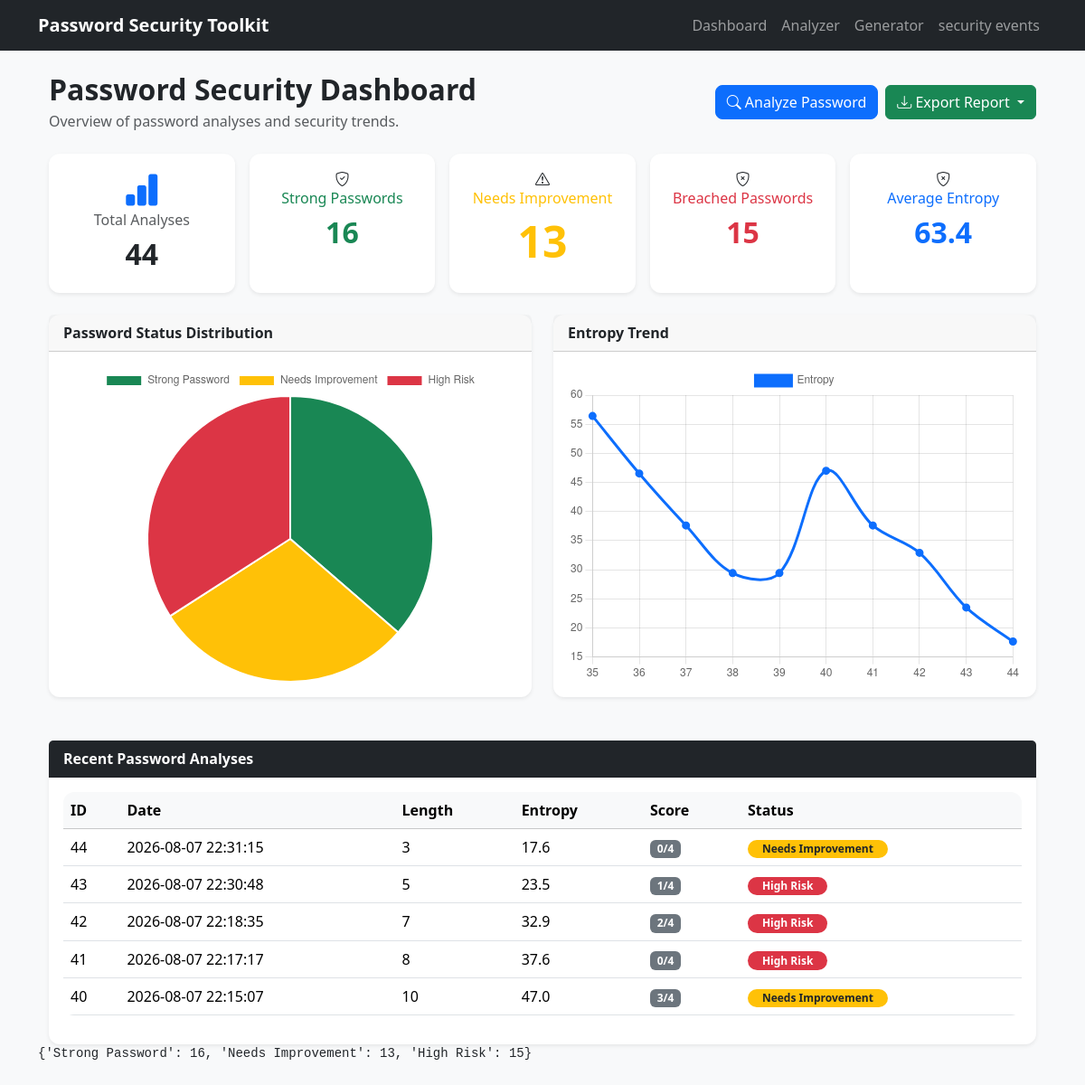
The page / on the database its author committed.
### tables this page shows
CREATE TABLE analyses (
            analysis_id INTEGER PRIMARY KEY AUTOINCREMENT,
            timestamp TEXT NOT NULL,
            password_length INTEGER NOT NULL,
            entropy REAL NOT NULL,
            zxcvbn_score INTEGER NOT NULL,
            breached INTEGER NOT NULL,
            overall_status TEXT NOT NULL
        );

### app.py (the view)
@app.route("/")
def home():
    dashboard = load_dashboard()
    return render_template(
        "dashboard.html",
        stats=dashboard["stats"],
        recent=dashboard["recent"],
        status=dashboard["status"],
        entropy=dashboard["entropy"],
    )

### database/db.py (called while the page is built)
def get_connection():
    print(f"Using database: {DATABASE_PATH.resolve()}")
    connection = sqlite3.connect(DATABASE_PATH)
    connection.row_factory = sqlite3.Row
    return connection

def get_recent_analyses(limit: int = 5) -> list[dict]:
    connection = get_connection()
    cursor = connection.cursor()
    cursor.execute("""
        SELECT *
        FROM analyses
        ORDER BY analysis_id DESC
        LIMIT ?
    """, (limit,))
    rows = cursor.fetchall()
    connection.close()
    return [dict(row) for row in rows]

### services/dashboard_service.py (called while the page is built)
def load_dashboard():
    dashboard = get_dashboard_data()
    dashboard["recent"] = get_recent_analyses()
    return dashboard

### templates/dashboard.html (shortened to what this page needs)
{% extends "base.html" %}
{% block content %}
<div class="container-fluid">
    <div class="d-flex justify-content-between align-items-center mb-4">
        <div>
            <h2 class="fw-bold mb-1">
                Password Security Dashboard
            </h2>
            <p class="text-muted mb-0">
                Overview of password analyses and security trends.
            </p>
        </div>
        <div class="d-flex gap-2">
    <a href="/analyze" class="btn btn-primary">
        <i class="bi bi-search"></i>
        Analyze Password
    </a>
    <div class="dropdown">
    <button
        class="btn btn-success dropdown-toggle"
        type="button"
        data-bs-toggle="dropdown"
        aria-expanded="false">
        <i class="bi bi-download"></i>
        Export Report
    </button>
</div>
</div>
    </div>
    <div class="row row-cols-1 row-cols-sm-2 row-cols-lg-5 g-3 mb-4">
        <div class="col">
            <div class="card shadow-sm h-100">
                <div class="card-body text-center">
		    <i class="bi bi-bar-chart-fill display-6 text-primary"></i>
                    <h6 class="text-muted">
                        Total Analyses
                    </h6>
                    <h2 class="fw-bold">
                        {{ stats.total }}
                    </h2>
                </div>
            </div>
        </div>
        <div class="col">
            <div class="card border-success shadow-sm h-100">
                <div class="card-body text-center">
		    <i class="bi-shield-check"></i>
                    <h6 class="text-success">
                        Strong Passwords
                    </h6>
                    <h2 class="fw-bold text-success">
                        {{ stats.strong }}
                    </h2>
                </div>
            </div>
        </div>
	<div class="col">
    		<div class="card shadow-sm h-100 text-center border-warning">
        		<div class="card-body">
        		    <i class="bi-exclamation-triangle"></i>
            			<h6 class="text-warning">
                			Needs Improvement
            			</h6>
            		<h1 class="display-5 fw-bold text-warning">
                	{{ stats.needs_improvement }}
           		 </h1>
        		</div>
    		</div>
	</div>
        <div class="col">
            <div class="card border-danger shadow-sm h-100">
                <div class="card-body text-center">
		    <i class="bi-shield-x"></i>
                    <h6 class="text-danger">
                        Breached Passwords
                    </h6>
                    <h2 class="fw-bold text-danger">
                        {{ stats.breached }}
                    </h2>
                </div>
            </div>
        </div>
        <div class="col">
            <div class="card border-primary shadow-sm h-100">
                <div class="card-body text-center">
		    <i class="bi-shield-x"></i>
                    <h6 class="text-primary">
                        Average Entropy
                    </h6>
                    <h2 class="fw-bold text-primary">
                        {{ "%.1f"|format(stats.average_entropy or 0) }}
                    </h2>
                </div>
            </div>
        </div>
    </div>
    <div class="row g-4 mb-5">
        <div class="col-lg-6">
            <div class="card shadow-sm h-100">
                <div class="card-header">
                    <strong>Password Status Distribution</strong>
                </div>
                <div class="card-body">
                    <canvas id="statusChart"></canvas>
                </div>
            </div>
        </div>
        <div class="col-lg-6">
            <div class="card shadow-sm h-100">
                <div class="card-header">
                    <strong>Entropy Trend</strong>
                </div>
                <div class="card-body">
                    <canvas id="entropyChart"></canvas>
                </div>
            </div>
        </div>
    </div>
    <div class="card shadow-sm">
        <div class="card-header bg-dark text-white">
            <strong>Recent Password Analyses</strong>
        </div>
        <div class="card-body">
            {% if recent %}
            <div class="table-responsive">
                <table class="table table-hover align-middle">
                    <thead class="table-light">
                        <tr>
                            <th>ID</th>
                            <th>Date</th>
                            <th>Length</th>
                            <th>Entropy</th>
                            <th>Score</th>
                            <th>Status</th>
                        </tr>
                    </thead>
                    <tbody>
                    {% for analysis in recent %}
                        <tr>
                            <td>{{ analysis.analysis_id }}</td>
                            <td>{{ analysis.timestamp }}</td>
                            <td>{{ analysis.password_length }}</td>
                            <td>{{ "%.1f"|format(analysis.entropy) }}</td>
                            <td>
                                <span class="badge bg-secondary">
                                    {{ analysis.zxcvbn_score }}/4
                                </span>
                            </td>
                            <td>
                                {% if analysis.overall_status == "Strong Password" %}
                                    <span class="badge bg-success rounded-pill px-3">
                                        Strong
                                    </span>
                                {% elif analysis.overall_status == "High Risk" %}
                                    <span class="badge bg-danger rounded-pill px-3">
    					High Risk
				    </span>
                                {% else %}
                                    <span class="badge bg-warning text-dark rounded-pill px-3">
    					Needs Improvement
				    </span>
                                {% endif %}
                            </td>
                        </tr>
                    {% endfor %}
                    </tbody>
                </table>
            </div>
            {% else %}
                <div class="alert alert-info">
                    No password analyses found.
                </div>
            {% endif %}
        </div>
    </div>
</div>
<pre>{{ status }}</pre>
<script>
document.addEventListener("DOMContentLoaded", function () {
    // ------------------------
    // Password Status Pie Chart
    // ------------------------
    new Chart(
        document.getElementById("statusChart"),
        {
            type: "pie",
            data: {
                labels: {{ status.keys() | list | tojson }},
                datasets: [{
                    data: {{ status.values() | list | tojson }},
                    backgroundColor: [
                        "#198754",
                        "#ffc107",
                        "#dc3545"
                    ]
                }]
            }
        }
    );
    // ------------------------
    // Entropy Trend Line Chart
    // ------------------------
    new Chart(
        document.getElementById("entropyChart"),
        {
            type: "line",
            data: {
                labels: {{ entropy | map(attribute="analysis_id") | list | tojson }},
                datasets: [{
                    label: "Entropy",
                    data: {{ entropy | map(attribute="entropy") | list | tojson }},
                    borderColor: "#0d6efd",
                    backgroundColor: "#0d6efd",
                    borderWidth: 3,
                    fill: false,
                    tension: 0.35
                }]
            },
            options: {
                responsive: true,
                maintainAspectRatio: false
            }
        }
    );
});
</script>
{% endblock %}

### templates/base.html (shortened to what this page needs)
<!DOCTYPE html>
<html lang="en">
<head>
    <link
        href="https://cdn.jsdelivr.net/npm/bootstrap@5.3.3/dist/css/bootstrap.min.css"
        rel="stylesheet">
    <link rel="stylesheet"
href="https://cdn.jsdelivr.net/npm/bootstrap-icons@1.11.3/font/bootstrap-icons.min.css">
    <link
        rel="stylesheet"
        href="{{ url_for('static', filename='css/style.css') }}">
</head>
<body class="bg-light">
<nav class="navbar navbar-expand-lg navbar-dark bg-dark">
    <div class="container">
        <a class="navbar-brand" href="/">
            Password Security Toolkit
        </a>
        <div class="navbar-nav ms-auto">
            <a class="nav-link" href="/">
                Dashboard
            </a>
            <a class="nav-link" href="/analyze">
                Analyzer
            </a>
            <a class="nav-link" href="/generator">
                Generator
            </a>
            <a class="nav-link" href="/security-events">
            	security events
            </a>
        </div>
    </div>
</nav>
    <main class="container py-4">
        {% block content %}
        {% endblock %}
    </main>
</body>
</html>

### static/css/style.css (style rules this page uses)
body { background-color: #f8f9fa; }
.card { border: none; border-radius: 12px; }
.card-header { font-weight: 600; }
.navbar-brand { font-weight: bold; }
.btn-primary { border-radius: 8px; }
.table td, .table th { vertical-align: middle; }
canvas { max-height: 350px; }
.table { border-radius:12px; overflow:hidden; }

### rows shown on the page
analyses: analysis_id "44", timestamp "2026-08-07 22:31:15", password_length "3", entropy "17.6", zxcvbn_score "0", shows "Needs Improvement"
analyses: analysis_id "43", timestamp "2026-08-07 22:30:48", password_length "5", entropy "23.5", zxcvbn_score "1", overall_status "High Risk"
analyses: analysis_id "42", timestamp "2026-08-07 22:18:35", password_length "7", entropy "32.9", zxcvbn_score "2", overall_status "High Risk"
analyses: analysis_id "41", timestamp "2026-08-07 22:17:17", password_length "8", entropy "37.6", zxcvbn_score "0", overall_status "High Risk"
analyses: analysis_id "40", timestamp "2026-08-07 22:15:07", password_length "10", entropy "47.0", zxcvbn_score "3", shows "Needs Improvement"

### other values the page prints
{{ stats.total }} "44"
{{ stats.strong }} "16"
{{ stats.needs_improvement }} "13"
{{ stats.breached }} "15"
{{ "%.1f"|format(stats.average_entropy or 0) }} "63.4"
{{ status }} "{'Strong Password': 16, 'Needs Improvement': 13, 'High Risk': 15}"
chart data {{ status.keys() | list | tojson }} ["Strong Password", "Needs Improvement", "High Risk"]
chart data {{ status.values() | list | tojson }} [16, 13, 15]
chart data {{ entropy | map(attribute="analysis_id") | list | tojson }} [35, 36, 37, 38, 39, 40, 41, 42, 43, 44]
chart data {{ entropy | map(attribute="entropy") | list | tojson }} [56.41, 46.53, 37.6, 29.41, 29.41, 47.0, 37.6, 32.9, 23.5, 17.65]
